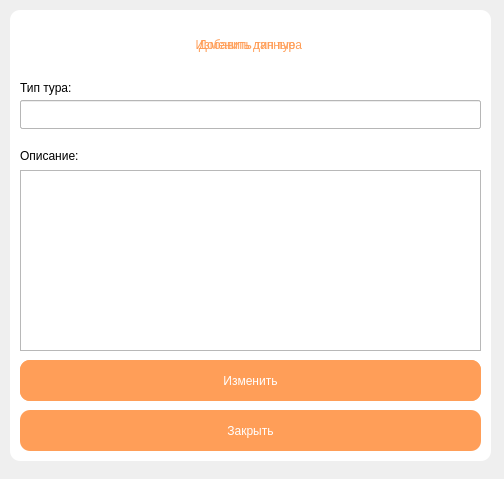
<?xml version="1.0" encoding="UTF-8"?>
<ui version="4.0">
 <class>Form41</class>
 <widget class="QWidget" name="Form41">
  <property name="geometry">
   <rect>
    <x>0</x>
    <y>0</y>
    <width>504</width>
    <height>479</height>
   </rect>
  </property>
  <property name="windowTitle">
   <string>Тип тура</string>
  </property>
  <widget class="QLabel" name="label_10">
   <property name="geometry">
    <rect>
     <x>10</x>
     <y>10</y>
     <width>481</width>
     <height>451</height>
    </rect>
   </property>
   <property name="styleSheet">
    <string notr="true">border-radius: 10px;
background-color: rgb(255, 255, 255);
</string>
   </property>
   <property name="text">
    <string/>
   </property>
  </widget>
  <widget class="QTextEdit" name="textEdit">
   <property name="geometry">
    <rect>
     <x>20</x>
     <y>170</y>
     <width>461</width>
     <height>181</height>
    </rect>
   </property>
   <property name="styleSheet">
    <string notr="true">font: 10pt &quot;Century Gothic&quot;;</string>
   </property>
  </widget>
  <widget class="QLabel" name="label_5">
   <property name="geometry">
    <rect>
     <x>20</x>
     <y>80</y>
     <width>239</width>
     <height>16</height>
    </rect>
   </property>
   <property name="styleSheet">
    <string notr="true">font: 13pt &quot;Century Gothic&quot;;
background-color: qlineargradient(spread:pad, x1:0, y1:0, x2:1, y2:0, stop:0 rgba(0, 0, 0, 0), stop:1 rgba(255, 255, 255, 0));</string>
   </property>
   <property name="text">
    <string>Тип тура:</string>
   </property>
  </widget>
  <widget class="QLineEdit" name="lineEdit">
   <property name="geometry">
    <rect>
     <x>20</x>
     <y>100</y>
     <width>461</width>
     <height>29</height>
    </rect>
   </property>
   <property name="toolTip">
    <string>&lt;html&gt;&lt;head/&gt;&lt;body&gt;&lt;p&gt;gggg&lt;/p&gt;&lt;/body&gt;&lt;/html&gt;</string>
   </property>
   <property name="toolTipDuration">
    <number>-4</number>
   </property>
   <property name="styleSheet">
    <string notr="true">font: 15pt &quot;Century Gothic&quot;;
color: rgb(75, 75, 75);
background-color: rgb(255, 255, 255);</string>
   </property>
   <property name="text">
    <string/>
   </property>
   <property name="placeholderText">
    <string/>
   </property>
  </widget>
  <widget class="QLabel" name="label_8">
   <property name="geometry">
    <rect>
     <x>20</x>
     <y>140</y>
     <width>281</width>
     <height>31</height>
    </rect>
   </property>
   <property name="styleSheet">
    <string notr="true">font: 13pt &quot;Century Gothic&quot;;
background-color: qlineargradient(spread:pad, x1:0, y1:0, x2:1, y2:0, stop:0 rgba(0, 0, 0, 0), stop:1 rgba(255, 255, 255, 0));</string>
   </property>
   <property name="text">
    <string>Описание:</string>
   </property>
  </widget>
  <widget class="QPushButton" name="pushButton">
   <property name="geometry">
    <rect>
     <x>20</x>
     <y>360</y>
     <width>461</width>
     <height>41</height>
    </rect>
   </property>
   <property name="styleSheet">
    <string notr="true">font: 20pt &quot;Century Gothic&quot;;
color: rgb(255, 255, 255);
border-width: 50px;
border-radius: 10px;
background-color: rgb(255, 158, 88);</string>
   </property>
   <property name="text">
    <string>Добавить</string>
   </property>
  </widget>
  <widget class="QPushButton" name="pushButton_2">
   <property name="geometry">
    <rect>
     <x>20</x>
     <y>410</y>
     <width>461</width>
     <height>41</height>
    </rect>
   </property>
   <property name="styleSheet">
    <string notr="true">font: 20pt &quot;Century Gothic&quot;;
color: rgb(255, 255, 255);
border-width: 50px;
border-radius: 10px;
background-color: rgb(255, 158, 88);</string>
   </property>
   <property name="text">
    <string>Закрыть</string>
   </property>
  </widget>
  <widget class="QLabel" name="label">
   <property name="geometry">
    <rect>
     <x>50</x>
     <y>20</y>
     <width>401</width>
     <height>51</height>
    </rect>
   </property>
   <property name="styleSheet">
    <string notr="true">font: 27pt &quot;Century Gothic&quot;;
background-color: qlineargradient(spread:pad, x1:0, y1:0, x2:1, y2:0, stop:0 rgba(0, 0, 0, 0), stop:1 rgba(255, 255, 255, 0));
color: rgb(255, 158, 88);</string>
   </property>
   <property name="text">
    <string>&lt;html&gt;&lt;head/&gt;&lt;body&gt;&lt;p align=&quot;center&quot;&gt;Добавить тип тура&lt;/p&gt;&lt;/body&gt;&lt;/html&gt;</string>
   </property>
  </widget>
  <widget class="QLabel" name="label_2">
   <property name="geometry">
    <rect>
     <x>80</x>
     <y>20</y>
     <width>331</width>
     <height>51</height>
    </rect>
   </property>
   <property name="styleSheet">
    <string notr="true">font: 27pt &quot;Century Gothic&quot;;
background-color: qlineargradient(spread:pad, x1:0, y1:0, x2:1, y2:0, stop:0 rgba(0, 0, 0, 0), stop:1 rgba(255, 255, 255, 0));
color: rgb(255, 158, 88);</string>
   </property>
   <property name="text">
    <string>&lt;html&gt;&lt;head/&gt;&lt;body&gt;&lt;p align=&quot;center&quot;&gt;Изменить данные&lt;/p&gt;&lt;/body&gt;&lt;/html&gt;</string>
   </property>
  </widget>
  <widget class="QPushButton" name="pushButton_3">
   <property name="geometry">
    <rect>
     <x>20</x>
     <y>360</y>
     <width>461</width>
     <height>41</height>
    </rect>
   </property>
   <property name="styleSheet">
    <string notr="true">font: 20pt &quot;Century Gothic&quot;;
color: rgb(255, 255, 255);
border-width: 50px;
border-radius: 10px;
background-color: rgb(255, 158, 88);</string>
   </property>
   <property name="text">
    <string>Изменить</string>
   </property>
  </widget>
  <widget class="QLineEdit" name="lineEdit_3">
   <property name="geometry">
    <rect>
     <x>20</x>
     <y>100</y>
     <width>461</width>
     <height>29</height>
    </rect>
   </property>
   <property name="toolTip">
    <string>&lt;html&gt;&lt;head/&gt;&lt;body&gt;&lt;p&gt;gggg&lt;/p&gt;&lt;/body&gt;&lt;/html&gt;</string>
   </property>
   <property name="toolTipDuration">
    <number>-4</number>
   </property>
   <property name="styleSheet">
    <string notr="true">font: 15pt &quot;Century Gothic&quot;;
color: rgb(75, 75, 75);
background-color: rgb(255, 255, 255);</string>
   </property>
   <property name="text">
    <string/>
   </property>
   <property name="readOnly">
    <bool>true</bool>
   </property>
   <property name="placeholderText">
    <string/>
   </property>
  </widget>
 </widget>
 <resources/>
 <connections/>
</ui>
